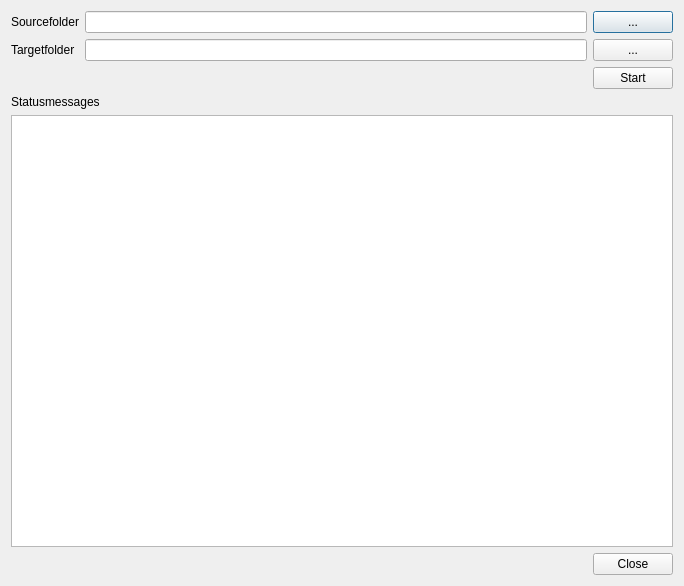
<?xml version="1.0" encoding="UTF-8"?>
<ui version="4.0">
 <class>AutocutDialog</class>
 <widget class="QDialog" name="AutocutDialog">
  <property name="geometry">
   <rect>
    <x>0</x>
    <y>0</y>
    <width>684</width>
    <height>586</height>
   </rect>
  </property>
  <property name="windowTitle">
   <string>autocut</string>
  </property>
  <layout class="QVBoxLayout" name="verticalLayout">
   <item>
    <layout class="QGridLayout" name="gridLayout">
     <item row="0" column="0">
      <widget class="QLabel" name="label_2">
       <property name="text">
        <string>Sourcefolder</string>
       </property>
      </widget>
     </item>
     <item row="0" column="1">
      <widget class="QLineEdit" name="leSource"/>
     </item>
     <item row="1" column="0">
      <widget class="QLabel" name="label">
       <property name="text">
        <string>Targetfolder</string>
       </property>
      </widget>
     </item>
     <item row="1" column="1">
      <widget class="QLineEdit" name="leTarget"/>
     </item>
     <item row="0" column="2">
      <widget class="QPushButton" name="btnSourceSelect">
       <property name="text">
        <string>...</string>
       </property>
      </widget>
     </item>
     <item row="1" column="2">
      <widget class="QPushButton" name="btnTargetSelect">
       <property name="text">
        <string>...</string>
       </property>
      </widget>
     </item>
    </layout>
   </item>
   <item>
    <layout class="QHBoxLayout" name="horizontalLayout">
     <item>
      <spacer name="horizontalSpacer">
       <property name="orientation">
        <enum>Qt::Horizontal</enum>
       </property>
       <property name="sizeHint" stdset="0">
        <size>
         <width>40</width>
         <height>20</height>
        </size>
       </property>
      </spacer>
     </item>
     <item>
      <widget class="QPushButton" name="btnStart">
       <property name="text">
        <string>Start</string>
       </property>
      </widget>
     </item>
    </layout>
   </item>
   <item>
    <widget class="QLabel" name="label_3">
     <property name="text">
      <string>Statusmessages</string>
     </property>
    </widget>
   </item>
   <item>
    <widget class="QListWidget" name="lwStatus"/>
   </item>
   <item>
    <layout class="QHBoxLayout" name="horizontalLayout_2">
     <item>
      <spacer name="horizontalSpacer_2">
       <property name="orientation">
        <enum>Qt::Horizontal</enum>
       </property>
       <property name="sizeHint" stdset="0">
        <size>
         <width>40</width>
         <height>20</height>
        </size>
       </property>
      </spacer>
     </item>
     <item>
      <widget class="QPushButton" name="btnClose">
       <property name="text">
        <string>Close</string>
       </property>
      </widget>
     </item>
    </layout>
   </item>
  </layout>
 </widget>
 <resources/>
 <connections/>
</ui>
